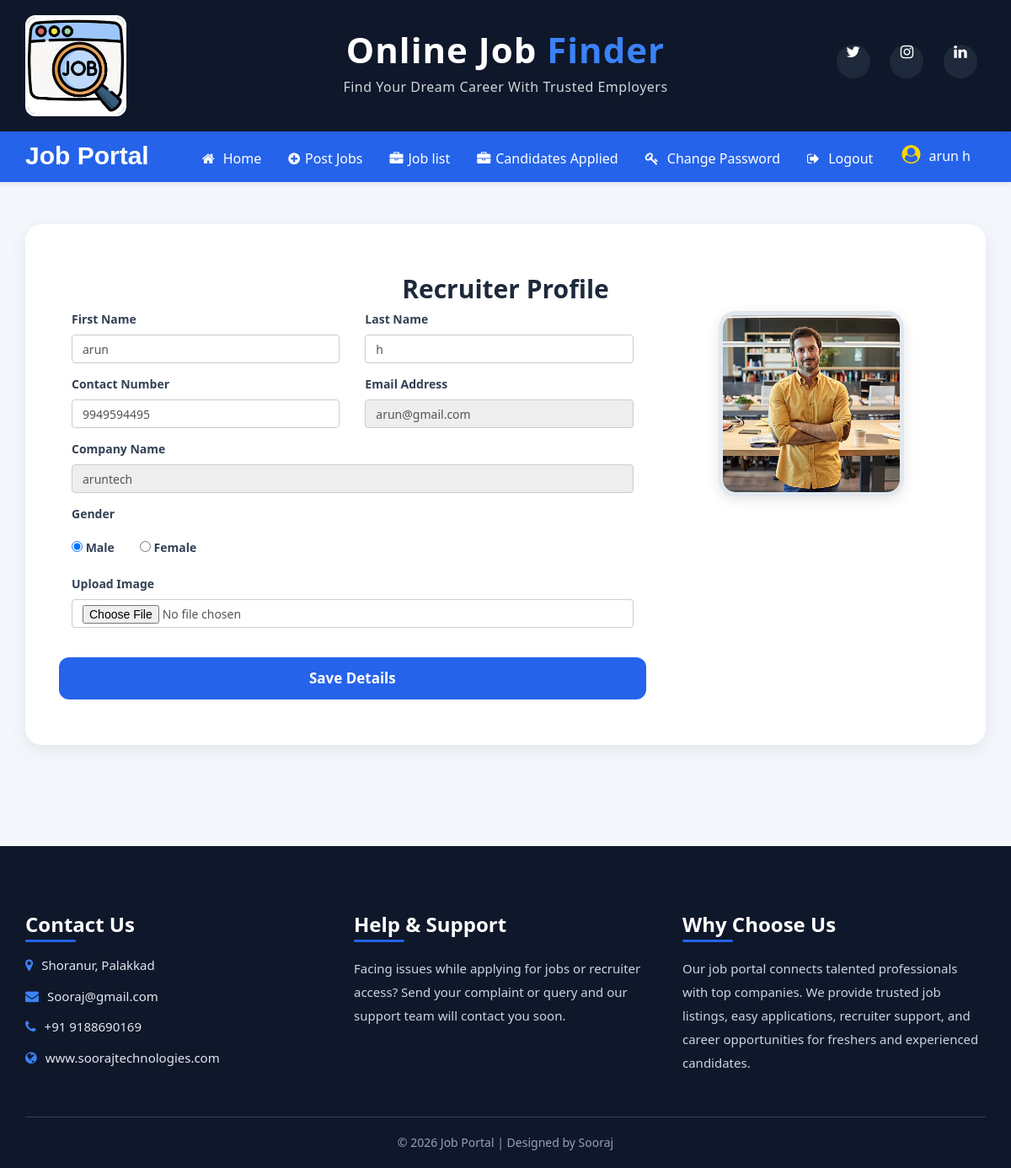
Page /recruiter_home (signed in) on the committed database.
### job/models.py (models this page shows, shortened)
class Recruiter(models.Model):
    user=models.ForeignKey(User, on_delete=models.CASCADE)
    phone=models.IntegerField(null=True)
    image=models.FileField(null=True)
    gender=models.CharField(max_length=10,null=True)
    company=models.CharField(null=True)
    type=models.CharField(max_length=10,null=True)
    status=models.CharField(max_length=20,null=True)

### job/views.py (the view, shortened to what this page needs)
# urls.py: path('recruiter_home', views.recruiter_home, name='recruiter_home'),
def recruiter_home(request):
    if not request.user.is_authenticated:
        return redirect('recruiter_login')
    user=request.user
    recruiter=Recruiter.objects.get(user=user)
    error = ""
    context = {'recruiter':recruiter,'error':error}
    return render(request, 'recruiter_home.html',context)

### job/templates/recruiter_home.html (shortened to what this page needs)
{% load static %}
<link rel="stylesheet" href="{% static 'css/recruiterhome.css' %}">
{% block body %}
{% include 'recruiter_navigation.html' %}
<section class="profile-section">
    <div class="container">
        <div class="profile-box">
            <div class="profile-heading text-center">
                <h2>Recruiter Profile</h2>
            </div>
            <div class="row align-items-center">
                <div class="col-md-8">
                    <form method="POST" enctype="multipart/form-data">
                        <div class="form-row">
                            <div class="form-group col-md-6">
                                <label>First Name</label>
                                <input type="text" class="form-control" name="first_name" value="{{recruiter.user.first_name}}" required>
                            </div>
                            <div class="form-group col-md-6">
                                <label>Last Name</label>
                                <input type="text" class="form-control" name="last_name" value="{{recruiter.user.last_name}}" required>
                            </div>
                        </div>
                        <div class="form-row">
                            <div class="form-group col-md-6">
                                <label>Contact Number</label>
                                <input type="text" class="form-control" name="contact" value="{{recruiter.phone}}" required>
                            </div>
                            <div class="form-group col-md-6">
                                <label>Email Address</label>
                                <input type="email" class="form-control" name="email" value="{{recruiter.user.email}}" readonly required>
                            </div>
                        </div>
                        <div class="form-row">
                            <div class="form-group col-md-12">
                                <label>Company Name</label>
                                <input type="text" class="form-control" name="company" value="{{recruiter.company}}" readonly required>
                            </div>
                        </div>
                        <div class="form-row">
                            <div class="form-group col-md-12">
                                <label>Gender</label>
                                {% if recruiter.gender == "Male" %}
                                <div class="gender-box">
                                    <div>
                                        <input type="radio" id="male" name="gender" value="Male" checked>
                                        <label for="male">Male</label>
                                    </div>
                                    <div>
                                        <input type="radio" id="female" name="gender" value="Female">
                                        <label for="female">Female</label>
                                    </div>
                                </div>
                                 {% endif %}
                            </div>
                        </div>
                        <div class="form-row">
                            <div class="form-group col-md-12">
                                <label>Upload Image</label>
                                <input type="file" class="form-control" name="image">
                            </div>
                        </div>
                        <input type="submit" class="signup-btn" value="Save Details">
                    </form>
                </div>
                <div class="col-md-4">
                      <div class="profile-image">
                          {%if recruiter.image %}
    <img src="{{ recruiter.image.url }}" width="220px" height="220px">
                          {%endif%}
</div>
                </div>
            </div>
        </div>
    </div>
</section>
{% include 'footer.html' %}
{% endblock %}

### job/templates/recruiter_navigation.html (shortened to what this page needs)
<!DOCTYPE html>
<html lang="en">
<head>
    {% load static %}
    <link rel="stylesheet"
          href="https://maxcdn.bootstrapcdn.com/bootstrap/3.4.1/css/bootstrap.min.css">
    <link rel="stylesheet"
          href="https://cdnjs.cloudflare.com/ajax/libs/font-awesome/4.7.0/css/font-awesome.min.css">
</head>
<body>
<div class="container-fluid top-header">
    <div class="container">
        <div class="row">
            <div class="col-sm-3 logo-section">
                <img src="{% static 'images/job1.jpg' %}"
                     alt="logo"
                     class="img-responsive logo-img">
            </div>
            <div class="col-sm-6 text-center">
                <div class="brand-title">
                    <h1>
                        <span class="red-text">Online Job</span>
                        <span class="blue-text"> Finder</span>
                    </h1>
                    <p>
                        Find Your Dream Career With Trusted Employers
                    </p>
                </div>
            </div>
            <div class="col-sm-3">
                <div class="social-icons">
                    <a href="#">
                        <i class="fa fa-twitter"></i>
                    </a>
                    <a href="#">
                        <i class="fa fa-instagram"></i>
                    </a>
                    <a href="#">
                        <i class="fa fa-linkedin"></i>
                    </a>
                </div>
            </div>
        </div>
    </div>
</div>
<nav class="navbar custom-navbar">
    <div class="container">
        <div class="navbar-header">
            <a class="navbar-brand" href="#">
                Job Portal
            </a>
        </div>
        <div class="collapse navbar-collapse" id="jobNavbar">
            <ul class="nav navbar-nav navbar-right">
                <li>
                    <a href="{% url 'recruiter_home' %}">
                        <i class="fa fa-home"></i> Home
                    </a>
                </li>
                 <li>
                    <a href="{% url 'addjob' %}">
                        <i class="fa fa-plus-circle"></i>Post Jobs
                    </a>
                </li>
                <li>
                    <a href="{% url 'job_list' %}">
                        <i class="fa fa-briefcase"></i>Job list
                    </a>
                </li>
                  <li>
                    <a href="{% url 'candidates' %}">
                        <i class="fa fa-briefcase"></i>Candidates Applied
                    </a>
                </li>
                <li>
                    <a href="{% url 'recruiterchange_password' %}">
                        <i class="fa fa-key"></i> Change Password
                    </a>
                </li>
                <li>
                    <a href="{% url 'Logout' %}">
                        <i class="fa fa-sign-out"></i> Logout
                    </a>
                </li>
<li class="user-profile">
    <a href="#">
        <i class="fa fa-user-circle user-icon"></i>
        <span>
            {{request.user.first_name}} {{request.user.last_name}}
        </span>
    </a>
</li>
            </ul>
        </div>
    </div>
</nav>
</body>
</html>

### job/static/css/recruiterhome.css (style rules this page uses)
body { background:#f4f7fc; }
.profile-section { padding:50px 0; }
.profile-box { background:white; border-radius:20px; padding:40px; box-shadow:0 6px 25px rgba(0,0,0,0.08); }
.profile-heading h2 { font-weight:700; color:#1e293b; margin-bottom:10px; }
.form-group label { font-weight:600; margin-bottom:8px; color:#334155; }
.form-control { height:50px; border-radius:12px; border:1px solid #dbe1ea; padding-left:15px; box-shadow:none !important; transition:0.3s; }
.gender-box { display:flex; gap:30px; margin-top:10px; }
.profile-image { text-align:center; }
.profile-image img { width:220px; height:220px; object-fit:cover; border-radius:20px; border:5px solid #e2e8f0; box-shadow:0 4px 15px rgba(0,0,0,0.1); }
.signup-btn { width:100%; height:50px; border:none; border-radius:12px; background:#2563eb; color:white; font-size:17px; font-weight:600; margin-top:20px; transition:0.3s; }

### job/static/css/footer.css (style rules this page uses)
.social-icons a { display:inline-block; width:40px; height:40px; line-height:40px; text-align:center; background:#1e293b; color:white; border-radius:50%; margin-right:10px; transition:0.3s; }

### job/templates/recruiter_navigation.html (style rules this page uses)
body { margin:0; padding:0; font-family:'Segoe UI', Tahoma, Geneva, Verdana, sans-serif; background:#f4f7fc; }
.top-header { background:#0F172A; padding:18px 0; border-bottom:4px solid #2563EB; box-shadow:0 3px 10px rgba(0,0,0,0.15); }
.logo-img { width:120px; height:120px; border-radius:12px; object-fit:cover; border:3px solid white; }
.brand-title { margin-top:18px; }
.brand-title h1 { font-size:42px; font-weight:700; margin:0; letter-spacing:1px; }
.red-text { color:white; }
.blue-text { color:#3B82F6; }
.brand-title p { color:#d1d5db; margin-top:10px; font-size:16px; letter-spacing:0.5px; }
.social-icons { text-align:right; margin-top:35px; }
.social-icons a { display:inline-flex; justify-content:center; align-items:center; width:42px; height:42px; border-radius:50%; background:white; color:#0F172A; margin-left:10px; text-decoration:none; font-size:18px; transition:0.3s; }
.custom-navbar { background:#2563EB; border:none; border-radius:0; margin-bottom:0; box-shadow:0 2px 8px rgba(0,0,0,0.1); }
.navbar-brand { color:white !important; font-size:30px; font-weight:bold; padding-top:15px; font-family:'Trebuchet MS', sans-serif; }
.navbar-nav { float:right; }
.navbar-nav li a { color:white !important; font-size:16px; font-weight:500; padding:18px 16px; transition:0.3s; }
.navbar-nav li a i { margin-right:6px; }
.user-profile a { display:flex; align-items:center; gap:8px; color:white !important; font-weight:600; font-size:15px; padding:12px 18px !important; border-radius:30px; transition:0.3s ease; }
.user-icon { font-size:22px; color:#FFD700; }

### rows in the picture
Recruiter: first_name "arun", last_name "h", contact "9949594495", email "arun@gmail.com", company "aruntech", image (picture)

### other values in the picture
{{ request.user.first_name }} "arun"
{{ request.user.last_name }} "h"
